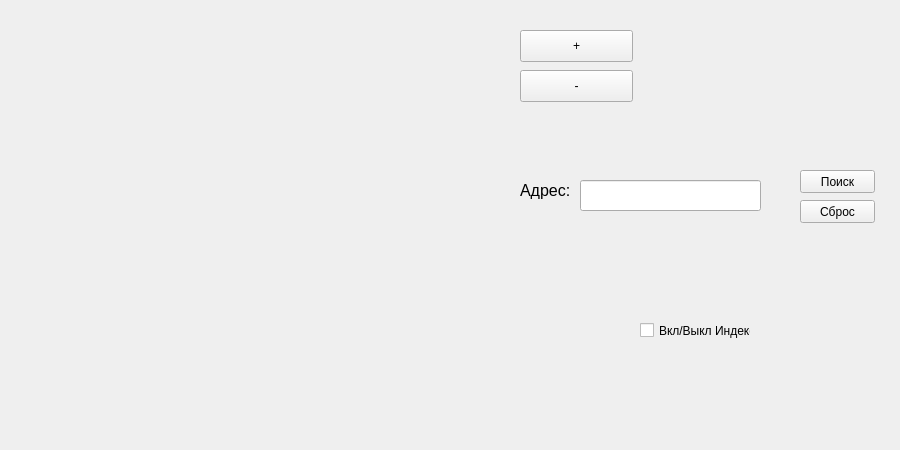
<?xml version="1.0" encoding="UTF-8"?>
<ui version="4.0">
 <class>Form</class>
 <widget class="QWidget" name="Form">
  <property name="geometry">
   <rect>
    <x>0</x>
    <y>0</y>
    <width>900</width>
    <height>450</height>
   </rect>
  </property>
  <property name="windowTitle">
   <string>Form</string>
  </property>
  <widget class="QLabel" name="image">
   <property name="geometry">
    <rect>
     <x>30</x>
     <y>50</y>
     <width>451</width>
     <height>311</height>
    </rect>
   </property>
   <property name="text">
    <string/>
   </property>
  </widget>
  <widget class="QPushButton" name="pushButton_down">
   <property name="geometry">
    <rect>
     <x>520</x>
     <y>30</y>
     <width>113</width>
     <height>32</height>
    </rect>
   </property>
   <property name="text">
    <string>+</string>
   </property>
  </widget>
  <widget class="QPushButton" name="pushButton_up">
   <property name="geometry">
    <rect>
     <x>520</x>
     <y>70</y>
     <width>113</width>
     <height>32</height>
    </rect>
   </property>
   <property name="text">
    <string>-</string>
   </property>
  </widget>
  <widget class="QLineEdit" name="findline">
   <property name="geometry">
    <rect>
     <x>580</x>
     <y>180</y>
     <width>181</width>
     <height>31</height>
    </rect>
   </property>
   <property name="text">
    <string/>
   </property>
  </widget>
  <widget class="QLabel" name="label">
   <property name="geometry">
    <rect>
     <x>520</x>
     <y>180</y>
     <width>61</width>
     <height>21</height>
    </rect>
   </property>
   <property name="font">
    <font>
     <pointsize>12</pointsize>
    </font>
   </property>
   <property name="text">
    <string>Адрес:</string>
   </property>
  </widget>
  <widget class="QPushButton" name="findbutton">
   <property name="geometry">
    <rect>
     <x>800</x>
     <y>170</y>
     <width>75</width>
     <height>23</height>
    </rect>
   </property>
   <property name="text">
    <string>Поиск</string>
   </property>
  </widget>
  <widget class="QPushButton" name="deletebutton">
   <property name="geometry">
    <rect>
     <x>800</x>
     <y>200</y>
     <width>75</width>
     <height>23</height>
    </rect>
   </property>
   <property name="text">
    <string>Сброс</string>
   </property>
  </widget>
  <widget class="QLabel" name="address">
   <property name="geometry">
    <rect>
     <x>520</x>
     <y>250</y>
     <width>361</width>
     <height>31</height>
    </rect>
   </property>
   <property name="text">
    <string/>
   </property>
  </widget>
  <widget class="QLabel" name="index">
   <property name="geometry">
    <rect>
     <x>520</x>
     <y>280</y>
     <width>361</width>
     <height>31</height>
    </rect>
   </property>
   <property name="text">
    <string/>
   </property>
  </widget>
  <widget class="QCheckBox" name="checkBox">
   <property name="geometry">
    <rect>
     <x>640</x>
     <y>320</y>
     <width>111</width>
     <height>21</height>
    </rect>
   </property>
   <property name="text">
    <string>Вкл/Выкл Индекс</string>
   </property>
   <property name="checked">
    <bool>false</bool>
   </property>
  </widget>
 </widget>
 <resources/>
 <connections/>
</ui>
